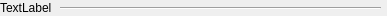
<?xml version="1.0" encoding="UTF-8"?>
<ui version="4.0">
 <class>fmDivider</class>
 <widget class="QWidget" name="fmDivider">
  <property name="geometry">
   <rect>
    <x>0</x>
    <y>0</y>
    <width>387</width>
    <height>16</height>
   </rect>
  </property>
  <property name="windowTitle">
   <string>Form</string>
  </property>
  <widget class="QLabel" name="lbHeading">
   <property name="geometry">
    <rect>
     <x>0</x>
     <y>0</y>
     <width>59</width>
     <height>15</height>
    </rect>
   </property>
   <property name="text">
    <string>TextLabel</string>
   </property>
  </widget>
  <widget class="Line" name="line">
   <property name="geometry">
    <rect>
     <x>60</x>
     <y>0</y>
     <width>321</width>
     <height>16</height>
    </rect>
   </property>
   <property name="orientation">
    <enum>Qt::Horizontal</enum>
   </property>
  </widget>
 </widget>
 <resources/>
 <connections/>
</ui>
